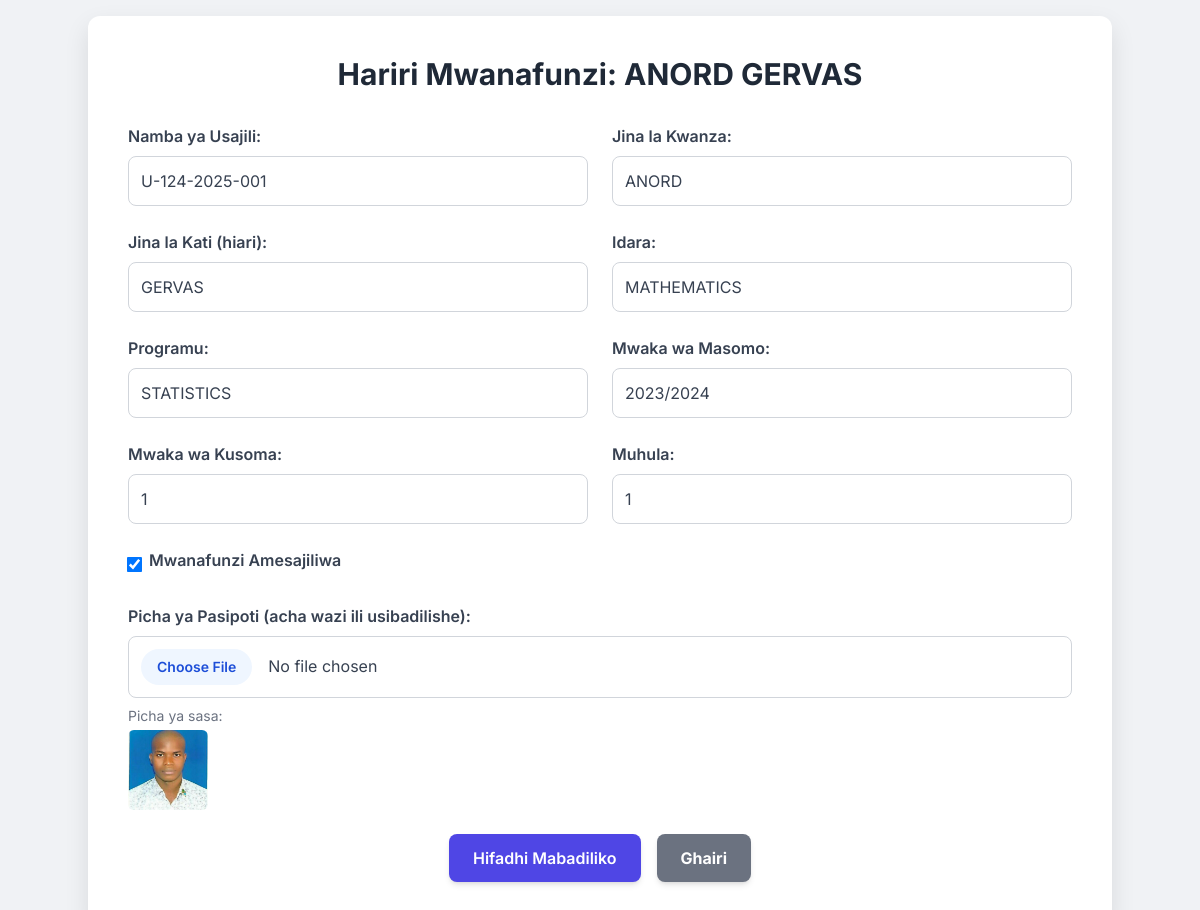
Page /edit_student/3 on the committed database.
### app.py (models this page shows, shortened)
class Student(db.Model):
    id = db.Column(db.Integer, primary_key=True)
    registration_number = db.Column(db.String(80), unique=True, nullable=False)
    firstname = db.Column(db.String(120), nullable=False)
    middlename = db.Column(db.String(120))
    department = db.Column(db.String(120))
    programme = db.Column(db.String(120))
    academic_year = db.Column(db.String(20))
    year_of_study = db.Column(db.String(20))
    semester = db.Column(db.String(20))
    registration_status = db.Column(db.Integer, default=0) # 1 for registered, 0 for not registered
    passport_size_path = db.Column(db.String(255)) # Path to the uploaded passport size image (relative to static)
    attendance_records = db.relationship('AttendanceRecord', backref='student', lazy=True, cascade="all, delete-orphan")

### app.py (the view, shortened to what this page needs)
@app.route('/edit_student/<int:student_id>', methods=['GET', 'POST'])
def edit_student(student_id):
    student = Student.query.get_or_404(student_id)
    return render_template('edit_student.html', student=student)

### templates/edit_student.html (shortened to what this page needs)
<!DOCTYPE html>
<html lang="sw">
<head>
    <script src="https://cdn.tailwindcss.com"></script>
</head>
<body>
    <div class="container">
        <h1 class="text-3xl font-bold text-center text-gray-800 mb-8">Hariri Mwanafunzi: {{ student.firstname }} {{ student.middlename if student.middlename else '' }}</h1>
        <form action="{{ url_for('edit_student', student_id=student.id) }}" method="POST" enctype="multipart/form-data" class="space-y-6">
            <div class="grid grid-cols-1 md:grid-cols-2 gap-6">
                <div class="form-group">
                    <label for="registration_number">Namba ya Usajili:</label>
                    <input type="text" id="registration_number" name="registration_number" value="{{ student.registration_number }}" required class="focus:ring-blue-500 focus:border-blue-500">
                </div>
                <div class="form-group">
                    <label for="firstname">Jina la Kwanza:</label>
                    <input type="text" id="firstname" name="firstname" value="{{ student.firstname }}" required class="focus:ring-blue-500 focus:border-blue-500">
                </div>
                <div class="form-group">
                    <label for="middlename">Jina la Kati (hiari):</label>
                    <input type="text" id="middlename" name="middlename" value="{{ student.middlename if student.middlename else '' }}" class="focus:ring-blue-500 focus:border-blue-500">
                </div>
                <div class="form-group">
                    <label for="department">Idara:</label>
                    <input type="text" id="department" name="department" value="{{ student.department }}" class="focus:ring-blue-500 focus:border-blue-500">
                </div>
                <div class="form-group">
                    <label for="programme">Programu:</label>
                    <input type="text" id="programme" name="programme" value="{{ student.programme }}" class="focus:ring-blue-500 focus:border-blue-500">
                </div>
                <div class="form-group">
                    <label for="academic_year">Mwaka wa Masomo:</label>
                    <input type="text" id="academic_year" name="academic_year" value="{{ student.academic_year }}" placeholder="Mfano: 2024/2025" class="focus:ring-blue-500 focus:border-blue-500">
                </div>
                <div class="form-group">
                    <label for="year_of_study">Mwaka wa Kusoma:</label>
                    <input type="text" id="year_of_study" name="year_of_study" value="{{ student.year_of_study }}" placeholder="Mfano: Mwaka wa 1" class="focus:ring-blue-500 focus:border-blue-500">
                </div>
                <div class="form-group">
                    <label for="semester">Muhula:</label>
                    <input type="text" id="semester" name="semester" value="{{ student.semester }}" placeholder="Mfano: Muhula wa 1" class="focus:ring-blue-500 focus:border-blue-500">
                </div>
            </div>
            <div class="form-group flex items-center">
                <input type="checkbox" id="registration_status" name="registration_status" value="1" {% if student.registration_status == 1 %}checked{% endif %} class="rounded text-blue-600 focus:ring-blue-500">
                <label for="registration_status" class="mb-0">Mwanafunzi Amesajiliwa</label>
            </div>
            <div class="form-group">
                <label for="passport_size">Picha ya Pasipoti (acha wazi ili usibadilishe):</label>
                <input type="file" id="passport_size" name="passport_size" accept="image/*" class="file:mr-4 file:py-2 file:px-4 file:rounded-full file:border-0 file:text-sm file:font-semibold file:bg-blue-50 file:text-blue-700 hover:file:bg-blue-100">
                {% if student.passport_size_path %}
                    <p class="text-sm text-gray-500 mt-2">Picha ya sasa: <img src="{{ url_for('static', filename=student.passport_size_path) }}" alt="Picha ya sasa" class="w-20 h-20 object-cover rounded-md mt-1"></p>
                {% endif %}
            </div>
            <div class="flex justify-center gap-4">
                <button type="submit" class="btn-primary shadow-md hover:shadow-lg focus:outline-none focus:ring-2 focus:ring-blue-500 focus:ring-opacity-75">Hifadhi Mabadiliko</button>
                <a href="{{ url_for('view_students') }}" class="bg-gray-500 hover:bg-gray-600 text-white font-bold py-3 px-6 rounded-lg shadow-md focus:outline-none focus:ring-2 focus:ring-gray-500 focus:ring-opacity-75 text-center transition-all duration-200 ease-in-out">Ghairi</a>
            </div>
        </form>
    </div>
</body>
</html>

### templates/edit_student.html (style rules this page uses)
body { font-family: 'Inter', sans-serif; background-color: #f0f2f5; display: flex; justify-content: center; align-items: center; min-height: 100vh; margin: 0; padding: 1rem; }
.container { background-color: #ffffff; border-radius: 12px; box-shadow: 0 10px 25px rgba(0, 0, 0, 0.1); padding: 2.5rem; width: 100%; max-width: 700px; }
.form-group label { font-weight: 600; color: #374151; margin-bottom: 0.5rem; display: block; }
.form-group input[type="text"], .form-group input[type="file"] { width: 100%; padding: 0.75rem; border: 1px solid #d1d5db; border-radius: 8px; font-size: 1rem; color: #374151; }
.form-group input[type="checkbox"] { transform: scale(1.2); margin-right: 0.5rem; }
.btn-primary { background-color: #4f46e5; color: white; padding: 0.75rem 1.5rem; border-radius: 8px; font-weight: 600; transition: background-color 0.2s ease-in-out; }

### rows in the picture
Student: firstname "ANORD", middlename "GERVAS", registration_number "U-124-2025-001", department "MATHEMATICS", programme "STATISTICS", academic_year "2023/2024", year_of_study "1", semester "1", registration_status "☑", passport_size_path (picture)
